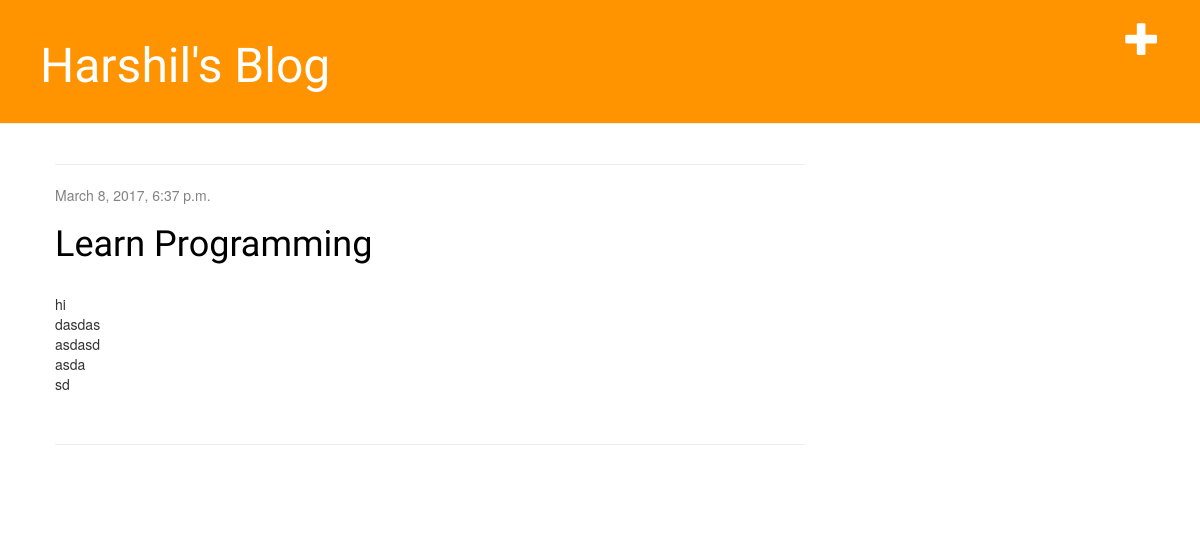
Before: / with the older database file.
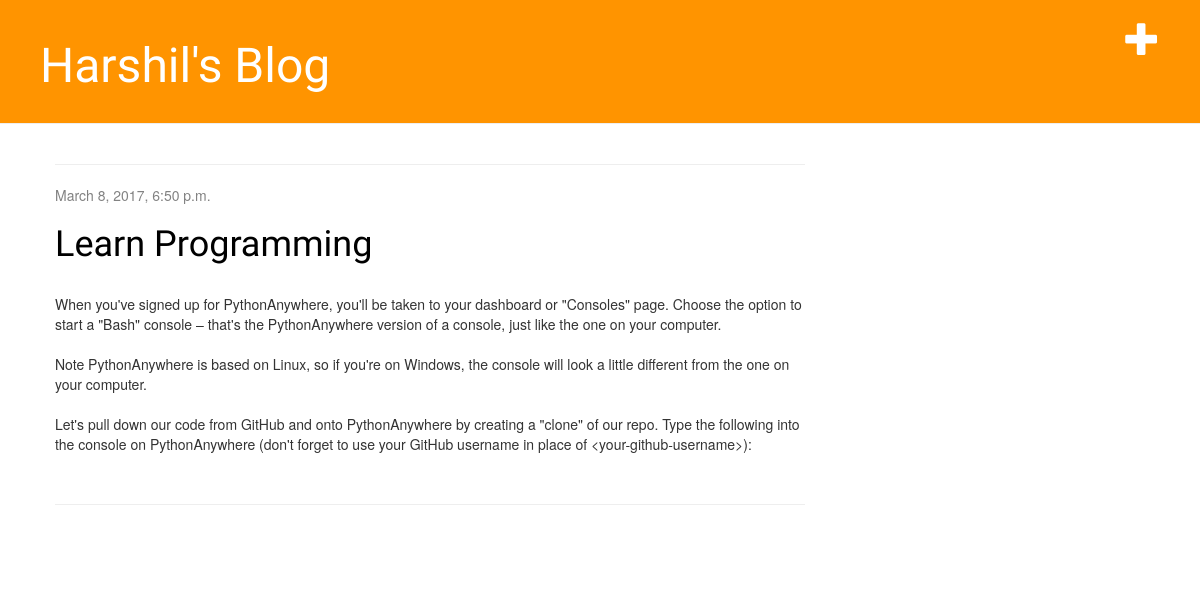
After: the same page with the newer database file.
### blog/models.py (models this page shows, shortened)
class Post(models.Model):
    author = models.ForeignKey('auth.User')
    title = models.CharField(max_length=200)
    text = models.TextField()
    created_date = models.DateTimeField(
            default=timezone.now)
    published_date = models.DateTimeField(
            blank=True, null=True)

### blog/views.py (the view)
# urls.py: url(r'^$', views.post_list, name='post_list'),
def post_list(request):
    posts = Post.objects.filter(published_date__lte=timezone.now()).order_by('published_date')
    return render(request, 'blog/post_list.html', {'posts': posts})

### blog/templates/blog/post_list.html
{% extends 'blog/base.html' %}
{% block content %}
    {% for post in posts %}
        <div class="post">
            <div class="date">
<hr>
                {{ post.published_date }}
            </div>
            <h1><a href="{% url 'post_detail' pk=post.pk %}">{{ post.title }}</a></h1>
<br>
            <p>{{ post.text|linebreaksbr }}</p>
<br>
<hr>
        </div>
    {% endfor %}
{% endblock %}

### blog/templates/blog/base.html (shortened to what this page needs)
{% load staticfiles %}
<html>
    <head>
        <link rel="stylesheet" href="//maxcdn.bootstrapcdn.com/bootstrap/3.2.0/css/bootstrap.min.css">
        <link rel="stylesheet" href="//maxcdn.bootstrapcdn.com/bootstrap/3.2.0/css/bootstrap-theme.min.css">
        <link rel="stylesheet" href="{% static 'css/blog.css' %}">
    </head>
   <body>
    <div class="page-header">
	<a href="{% url 'post_new' %}" class="top-menu"><span class="glyphicon glyphicon-plus"></span></a>
        <h1><a href="/">Harshil's Blog</a></h1>
    </div>
    <div class="content container">
        <div class="row">
            <div class="col-md-8">
            {% block content %}
            {% endblock %}
            </div>
        </div>
    </div>
</body>
</html>

### blog/static/css/blog.css (style rules this page uses)
.page-header { background-color: #ff9400; margin-top: 0; padding: 20px 20px 20px 40px; }
h1 a { color: #FCA205; }
.page-header h1, .page-header h1 a, .page-header h1 a:visited, .page-header h1 a:active { color: #ffffff; font-size: 36pt; text-decoration: none; }
.content { margin-left: 40px; }
h1, h2, h3, h4 { font-family: 'Lobster', cursive; }
.date { color: #828282; }
.top-menu, .top-menu:hover, .top-menu:visited { color: #ffffff; float: right; font-size: 26pt; margin-right: 20px; }
.post { margin-bottom: 70px; }
.post h1 a, .post h1 a:visited { color: #000000; }

Changed rows visible on the page:
changed Post "Learn Programming": published_date "March 8, 2017, 6:37 p.m." → "March 8, 2017, 6:50 p.m."; text "hi dasdas asdasd asda sd" → "When you've signed up for PythonAnywhere, you'll be taken to your dashboard or \"Consoles\" page. Choose the option to start a \"Bash\" console – that's the PythonAnywhere version of a console, just like the one on your computer. Note PythonAnywhere is based on Linux, so if you're on Windows, the console will look a little different from the one on your computer. Let's pull down our code from GitHub and onto PythonAnywhere by creating a \"clone\" of our repo. Type the following into the console on PythonAnywhere (don't forget to use your GitHub username in place of <your-github-username>):"
